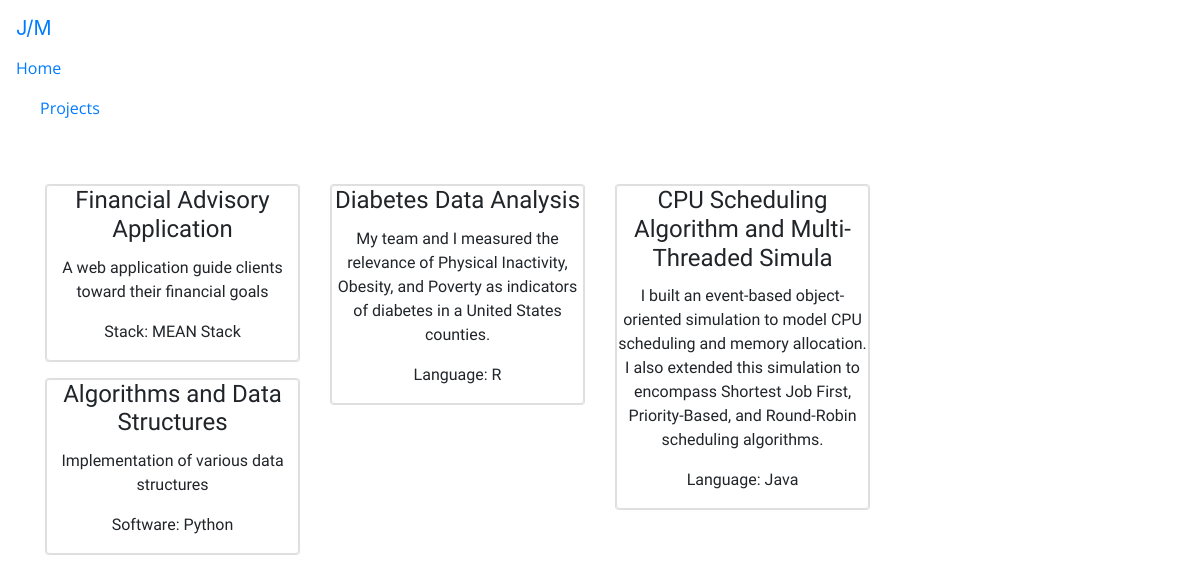
The app's page /projects with its own data.
### projectCard/models.py (models this page shows, shortened)
class Card(models.Model):
	name = models.CharField(max_length = 50)
	description = models.TextField()
	code = models.CharField(max_length = 50)
	url = models.URLField(blank=True, max_length = 50)
	group = models.IntegerField(default = 1)
	CARD_CHOICES = (
		('Software', 'Software'),
		('Stack', 'Stack'),
		('Language', 'Language'),
	)
	card_choice = models.CharField(
        max_length=10,
        choices=CARD_CHOICES,
        default='Software',
    )

### projectCard/views.py (the view)
# urls.py: url(r'^projects$', views.project, name='project'),
def project(request):
	cards = Card.objects.all()
	return render(request, 'projectCard/project.html', { 'cardgroups' : cards})

### projectCard/templatetags/card_extras.py (called while the page is built)
@register.filter
def group(groups, num):
	sequence = []
	for group in groups:
		if group.group == num:
			sequence.append(group)
	return sequence

### projectCard/templates/projectCard/project.html (shortened to what this page needs)
{% extends 'projectCard/base.html' %}
{% load card_extras %}
{% block content %}
	<div class="container">
		<div class="row rotating-item-wrapper pt-5">
				<div class="col-md-3 rotating-item">
					{% for card in cardgroups|group:1 %}
					<div class="card card-outline-info mb-3 text-center ">
						<div class="card-block card  font-tit-web">
							<h4 class="card-title">{{ card.name }}</h4>
			   			 		<p>{{ card.description }}</p>
			   			 		<p>{{ card.card_choice}}: {{ card.code }}</p>
	  						</div>
					</div>
					{% endfor %}
				</div>
				<div class="col-md-3 rotating-item">
					{% for card in cardgroups|group:2 %}
					<div class="card card-outline-info mb-3 text-center ">
						<div class="card-block card  font-tit-web">
							<h4 class="card-title">{{ card.name }}</h4>
			   			 		<p>{{ card.description }}</p>
			   			 		<p>{{ card.card_choice}}: {{ card.code }}</p>
	  						</div>
					</div>
					{% endfor %}
				</div>
				<div class="col-md-3 rotating-item">
					{% for card in cardgroups|group:3 %}
					<div class="card card-outline-info mb-3 text-center ">
						<div class="card-block card  font-tit-web">
							<h4 class="card-title">{{ card.name }}</h4>
			   			 		<p>{{ card.description }}</p>
			   			 		<p>{{ card.card_choice}}: {{ card.code }}</p>
	  						</div>
					</div>
					{% endfor %}
				</div>
				<div class="col-md-3 rotating-item">
				</div>
		</div>
	</div>
{% endblock %}

### projectCard/templates/projectCard/base.html (shortened to what this page needs)
<!DOCTYPE html>
<html>
<head>
	<link rel="stylesheet" href="https://maxcdn.bootstrapcdn.com/bootstrap/4.0.0-alpha.6/css/bootstrap.min.css">
	<link rel="stylesheet" href="https://maxcdn.bootstrapcdn.com/font-awesome/4.7.0/css/font-awesome.min.css">
	{% load static %}
	<link rel="stylesheet" href="{% static 'projectCard/assets/css/style.css' %}">
	<link rel="stylesheet" href="{% static 'projectCard/assets/css/roll-in.css' %}">
	<nav class="navbar navbar-toggleable-md navbar-primary bg-inverse">
  <a class="navbar-brand" href="#">J/M</a>
  <div class="navbar-collapse">
    <ul class="navbar-nav mx-auto ">
      <li class="nav-item active mr-4">
        <a class="nav-link font-open-sans" href="{% url 'home' %}">Home<span class="sr-only">(current)</span></a>
      </li>
      <li class="nav-item ml-4">
        <a class="nav-link font-open-sans" href="{% url 'project' %}">Projects</a>
      </li>
    </ul>
  </div>
</nav>
</head>
<body>
<main>
	{% block content %}
	{% endblock %}
</main>
</body>
</html>

### projectCard/static/projectCard/assets/css/style.css (style rules this page uses)
html, body, main, div.bg { height: 100%; }
.font-open-sans { font-family: 'Open Sans', sans-serif; }
.font-tit-web { font-family: 'Titillium Web', sans-serif; }

### records on screen
Card: name "Financial Advisory Application", description "A web application guide clients toward their financial goals", card_choice "Stack", code "MEAN Stack"
Card: name "Algorithms and Data Structures", description "Implementation of various data structures", card_choice "Software", code "Python"
Card: name "Diabetes Data Analysis", description "My team and I measured the relevance of Physical Inactivity, Obesity, and Poverty as indicators of diabetes in a United States counties.", card_choice "Language", code "R"
Card: name "CPU Scheduling Algorithm and Multi-Threaded Simula", description "I built an event-based object-oriented simulation to model CPU scheduling and memory allocation. I also extended this simulation to encompass Shortest Job First, Priority-Based, and Round-Robin scheduling algorithms.", card_choice "Language", code "Java"
